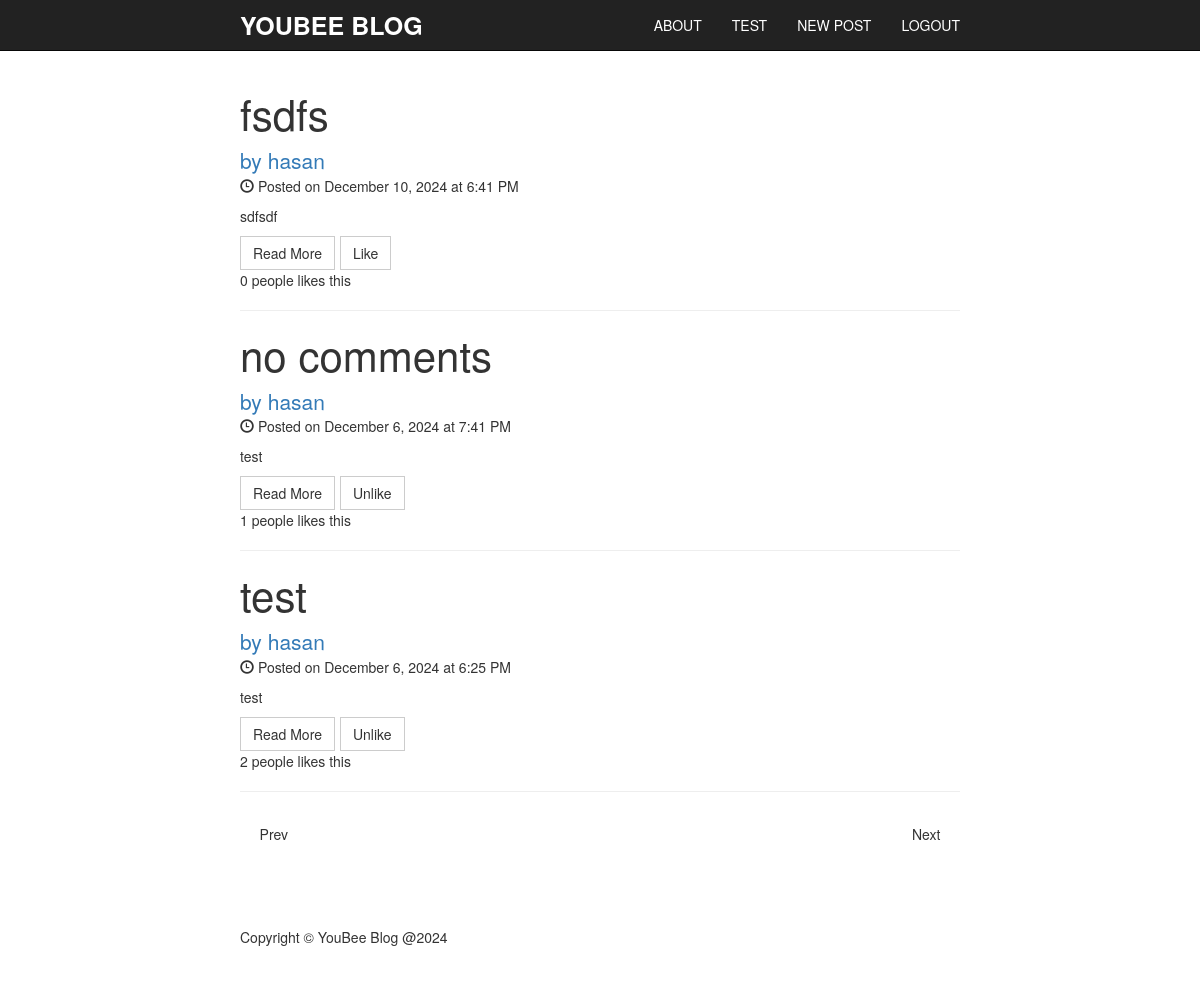
/ (signed in), run on the app's committed database.
### tables this page shows
CREATE TABLE `posts` (
  `id` bigint(20) UNSIGNED NOT NULL,
  `subject` varchar(200) NOT NULL,
  `content` text NOT NULL,
  `user_id` bigint(20) UNSIGNED NOT NULL,
  `created_at` datetime NOT NULL DEFAULT current_timestamp()
);

CREATE TABLE `users` (
  `id` bigint(20) UNSIGNED NOT NULL,
  `email` varchar(50) NOT NULL,
  `name` varchar(50) NOT NULL,
  `password` varchar(100) NOT NULL,
  `profile` varchar(255) NOT NULL DEFAULT 'default.png',
  `is_admin` bit(1) NOT NULL DEFAULT b'0',
  `created_at` datetime NOT NULL DEFAULT current_timestamp()
);

CREATE TABLE `likes` (
  `id` bigint(20) UNSIGNED NOT NULL,
  `user_id` bigint(20) UNSIGNED NOT NULL,
  `post_id` bigint(20) UNSIGNED NOT NULL
);

### index.php (the view, shortened to what this page needs)
<?php
require 'connection.php';
if(isset($_SESSION['loggedIn']) && $_SESSION['loggedIn']){
    $sql = "
SELECT
        p.id as post_id,
        p.content,
        p.subject,
        p.created_at,
        u.id as user_id,
        u.name as user_name,
        l.id as isLiked,
        count(l2.id) as numLikes
FROM posts p
INNER JOIN users u ON u.id = p.user_id
LEFT JOIN likes l ON l.post_id = p.id AND l.user_id = ".$_SESSION['userId']."
LEFT JOIN likes l2 ON l2.post_id = p.id
GROUP BY p.id, p.content, p.subject, p.created_at, u.id, u.name, l.id
ORDER BY created_at DESC
    ";
}
$stmt = $pdo->query($sql);
$posts = $stmt->fetchAll(PDO::FETCH_ASSOC);
?>
<!DOCTYPE html>
<html lang="en">
<head>
    <link href="css/bootstrap.min.css" rel="stylesheet">
    <link href="css/simple-blog-template.css" rel="stylesheet">
</head>
<body>
    <?php
        require_once 'components/nav.php';
    ?>
    <div class="container">
        <div class="row">
            <div class="col-md-12">
                <?php
                    foreach($posts as $post){
                        $date = new DateTime($post['created_at']);
                        $formattedDate = $date->format('F j, Y \a\t g:i A');
                        echo '
                            <div>
                                <h2 class="post-title">
                                    <a href="post.php?id='. $post['post_id'].'">'.$post['subject'].'</a>
                                </h2>
                                <a href="author.php?id='. $post['user_id'].'" class="lead">
                                    by '.$post['user_name'].'
                                </a>
                                <p><span class="glyphicon glyphicon-time"></span> Posted on '.$formattedDate.'</p>
                                <p>'.$post['content'].'</p>
                                <a class="btn btn-default" href="post.php?id='. $post['post_id'].'">Read More</a>';
                                if(isset($_SESSION['loggedIn']) && $_SESSION['loggedIn'] == true){
                                    echo "<form method='POST' action='actions/like_action.php' style='display: inline; margin-left: 5px;'>";
                                    echo '<button id="btn'.$post['post_id'].'" class="btn btn-default" type="button" onclick="like('.$post['post_id'].')" href="post.php">'. ($post['isLiked'] == null ? "Like" : "Unlike") .'</button></form>';
                                }
                                echo '<p><span id="num'.$post['post_id'].'">'. $post['numLikes'] . '</span> people likes this</p>';
                                echo '<hr>
                            </div>
                        ';
                    }
                ?>
                <ul class="pager">
                    <li class="previous">
                        <a href="#">Prev</a>
                    </li>
                    <li class="next">
                        <a href="#">Next</a>
                    </li>
                </ul>
            </div>
        </div>
    </div>
    <?php
        include_once 'components/footer.php';
    ?>
</body>
</html>

### css/simple-blog-template.css (style rules this page uses)
body { padding-top: 70px; }
@media (min-width: 1200px) { .container { width: 750px; } }
.post-title { font-size: 3em; }
.post-title a { color: inherit; text-decoration: none; }
.btn { border-radius: 0; }
.pager li>a { color: inherit; border-radius: 0; border: 0; padding: 0.9em 1.4em; }

### data on the page
posts: subject "fsdfs", user.name "hasan", created_at "December 10, 2024 at 6:41 PM", content "sdfsdf", shows "Like", numLikes "0"
likes: post.subject "no comments", users.name "hasan", post.created_at "December 6, 2024 at 7:41 PM", post.content "test", shows "Unlike", numLikes "1"
likes: post.subject "test", users.name "hasan", post.created_at "December 6, 2024 at 6:25 PM", post.content "test", shows "Unlike", numLikes "2"

### other printed values
$_SESSION['username'] "TEST"
